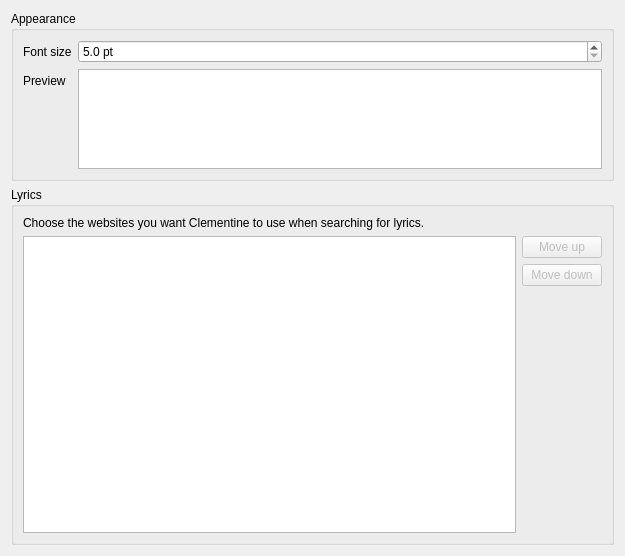
<?xml version="1.0" encoding="UTF-8"?>
<ui version="4.0">
 <class>SongInfoSettingsPage</class>
 <widget class="QWidget" name="SongInfoSettingsPage">
  <property name="geometry">
   <rect>
    <x>0</x>
    <y>0</y>
    <width>625</width>
    <height>556</height>
   </rect>
  </property>
  <property name="windowTitle">
   <string>Song Information</string>
  </property>
  <layout class="QVBoxLayout" name="verticalLayout_2">
   <item>
    <widget class="QGroupBox" name="groupBox_5">
     <property name="sizePolicy">
      <sizepolicy hsizetype="Preferred" vsizetype="Maximum">
       <horstretch>0</horstretch>
       <verstretch>0</verstretch>
      </sizepolicy>
     </property>
     <property name="title">
      <string>Appearance</string>
     </property>
     <layout class="QFormLayout" name="formLayout_5">
      <item row="0" column="0">
       <widget class="QLabel" name="label_11">
        <property name="text">
         <string>Font size</string>
        </property>
       </widget>
      </item>
      <item row="0" column="1">
       <widget class="QDoubleSpinBox" name="song_info_font_size">
        <property name="suffix">
         <string> pt</string>
        </property>
        <property name="decimals">
         <number>1</number>
        </property>
        <property name="minimum">
         <double>5.000000000000000</double>
        </property>
        <property name="maximum">
         <double>50.000000000000000</double>
        </property>
        <property name="singleStep">
         <double>0.500000000000000</double>
        </property>
       </widget>
      </item>
      <item row="1" column="0">
       <widget class="QLabel" name="label_12">
        <property name="text">
         <string>Preview</string>
        </property>
       </widget>
      </item>
      <item row="1" column="1">
       <widget class="QTextEdit" name="song_info_font_preview">
        <property name="maximumSize">
         <size>
          <width>16777215</width>
          <height>100</height>
         </size>
        </property>
        <property name="readOnly">
         <bool>true</bool>
        </property>
       </widget>
      </item>
     </layout>
    </widget>
   </item>
   <item>
    <widget class="QGroupBox" name="groupBox_6">
     <property name="sizePolicy">
      <sizepolicy hsizetype="Preferred" vsizetype="Expanding">
       <horstretch>0</horstretch>
       <verstretch>0</verstretch>
      </sizepolicy>
     </property>
     <property name="title">
      <string>Lyrics</string>
     </property>
     <layout class="QVBoxLayout" name="verticalLayout_15">
      <item>
       <widget class="QLabel" name="label">
        <property name="text">
         <string>Choose the websites you want Clementine to use when searching for lyrics.</string>
        </property>
        <property name="wordWrap">
         <bool>true</bool>
        </property>
       </widget>
      </item>
      <item>
       <layout class="QHBoxLayout" name="horizontalLayout">
        <item>
         <widget class="QListWidget" name="providers"/>
        </item>
        <item>
         <layout class="QVBoxLayout" name="verticalLayout">
          <item>
           <widget class="QPushButton" name="up">
            <property name="enabled">
             <bool>false</bool>
            </property>
            <property name="text">
             <string>Move up</string>
            </property>
           </widget>
          </item>
          <item>
           <widget class="QPushButton" name="down">
            <property name="enabled">
             <bool>false</bool>
            </property>
            <property name="text">
             <string>Move down</string>
            </property>
           </widget>
          </item>
          <item>
           <spacer name="verticalSpacer">
            <property name="orientation">
             <enum>Qt::Vertical</enum>
            </property>
            <property name="sizeHint" stdset="0">
             <size>
              <width>20</width>
              <height>40</height>
             </size>
            </property>
           </spacer>
          </item>
         </layout>
        </item>
       </layout>
      </item>
     </layout>
    </widget>
   </item>
  </layout>
 </widget>
 <resources/>
 <connections/>
</ui>
